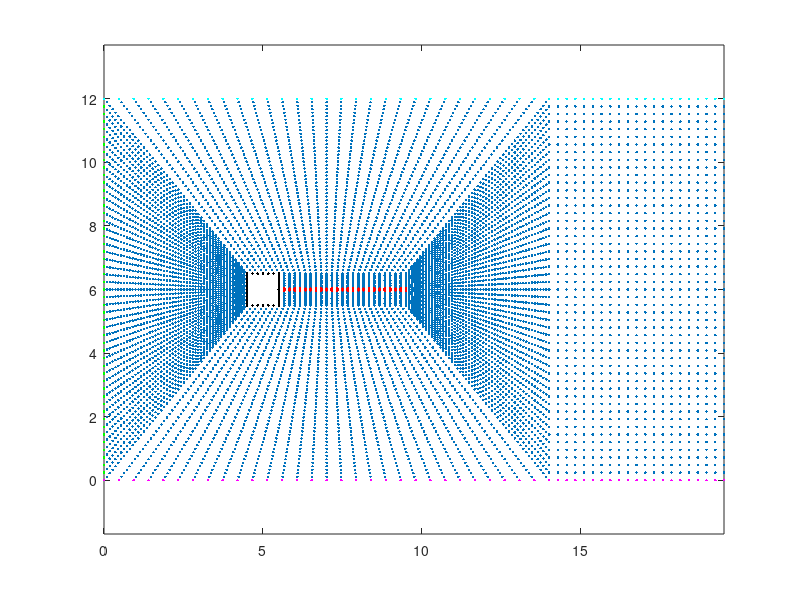
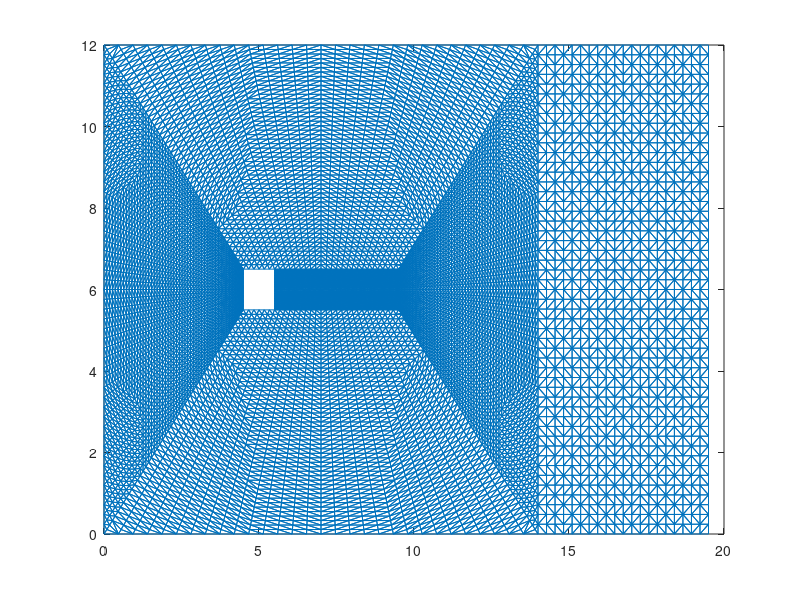

The MATLAB script that drew these images, in order:
clear all
% Total number of grid points in x and y direction
nx=51;
ny=51;

% Number of grid points for the bar
bnx=31; % This includes the obstacle
bny=3;

% Size of the domain
l=19.5;
h=12;

% Size of the obstacle
ol=1;
oh=ol;

% Size of the bar
bl=4;
bh=0.06;

% Size of the entrance
el=4.5;
enx=ny;

%%%%%%%%%%%%%%%%%%%%%%%%%%%
% Number of nodes on the obstacle should be an integer
onx = round((bnx-1)*ol/(ol+bl)) + 1;
bnx = (onx-1)*(1+bl/ol) + 1;

ny = round((ny-bny)/2)*2 + bny;

% Total number of nodes
nNo = (bnx-2)*enx*2 + (2*enx+nx-onx)*ny - 2*(bnx-onx);
% Node coordinates
X=zeros(nNo,2);

% Boundary nodes list
wall=zeros(2*(ny+onx-2),1);
inlet=zeros(ny-2,1);
top=zeros(nx,1);
bottom=zeros(nx,1);
bar=zeros((bnx-onx)*bny,1);

% Meshing the entrance
a=0;
b=0;
c=0;
for i=1:enx
   for j=2:ny-1
      a = a + 1;
      X(a,1) = (i-1)*el/(enx-1);
      X(a,2) = (j-1)/(ny-1)*(i-1)/(enx-1)*ol ...
             + (j-1)/(ny-1)*(enx-i)/(enx-1)*h...
             + (i-1)/(enx-1)*(h-ol)/2;
      if (i==1) 
        b = b + 1;
        inlet(b) = a;
      end
      if (i==enx)
        c = c+1;
        wall(c) = a;
      end
   end
end

% Meshing the region above and below the obstacle
% Entrance and wake length
wl = 2*el + ol + bl;
b=0;
for i=1:bnx
   for j=1:enx
      a = a + 1;
      X(a,1) = (i-1)/(bnx-1)*(j-1)/(enx-1)*(bl+ol) ...
             + (i-1)/(bnx-1)*(enx-j)/(enx-1)*wl ...
             + (j-1)/(enx-1)*el;
      X(a,2) = (j-1)/(enx-1)*(h-oh)/2;
      a = a + 1;
      X(a,1) = X(a-1,1);
      X(a,2) = h - X(a-1,2);
      if (j==1) 
        b = b + 1;
        top(b) = a;
        bottom(b) = a-1;
      end
      if (j==enx && i <= onx) 
        c = c + 2;
        wall(c-1:c) = [a-1 a];
      end
   end
end

% Meshing the region above and below the bar
d=0;
for i=1:bnx-onx+1
   for j=2:(ny-bny)/2
      a = a + 1;
      X(a,1) = (i-1)/(bnx-onx)*bl + el + ol;
      X(a,2) = (j-1)/(ny-bny)*(ol-bh) + (h-ol)/2;
      a = a + 1;
      X(a,1) = X(a-1,1);
      X(a,2) = h - X(a-1,2);
      if (i == 1) 
        c = c + 2;
        wall(c-1:c) = [a-1 a];
      end
   end
end

% Meshing the bar
for i=1:bnx-onx+1
   for j=1:bny
      a = a + 1;
      X(a,1) = (i-1)/(bnx-onx)*bl + el + ol;
      X(a,2) = (j-1)/(bny - 1)*bh + (h-bh)/2;
      d = d + 1;
      bar(d) = a;
      if (i == 1) 
        c = c + 1;
        wall(c) = a;
      end
   end
end

% Meshing the top and bottom part of the wake
for i=2:enx
   for j=2:(ny-bny)/2 + 1
      a = a + 1;
      X(a,1) = (i-1)*el/(enx-1) + el + ol + bl;
      X(a,2) = (j-1)/(ny-bny)*(enx-i)/(enx-1)*(ol-bh) ...
             + (j-1)/(ny-1)*(i-1)/(enx-1)*h...
             + (enx-i)/(enx-1)*(h-oh)/2;
      a = a + 1;
      X(a,1) = X(a-1,1);
      X(a,2) = h - X(a-1,2);
   end
end

% Meshing the wake
for i=2:enx
   for j=2:bny - 1
      a = a + 1;
      X(a,1) = (i-1)*el/(enx-1) + el + ol + bl;
      X(a,2) = (j-1)/(bny-1)*(enx-i)/(enx-1)*bh ...
             + (j-1)/(ny-1)*(i-1)/(enx-1)*h ...
             + (enx-i)/(enx-1)*(h-bh)/2 ...
             + (i-1)/(enx-1)*h/2*(ny-bny)/(ny-1);
   end
end

% Meshing the exit
c=b;
for i=2:nx-bnx+1
   for j=1:ny
      a = a + 1;
      X(a,1) = (i-1)/(nx-bnx)*(l-wl) + wl;
      X(a,2) = (j-1)/(ny-1)*h;
      if (j==1) 
        b = b + 1;
        bottom(b) = a;
      elseif(j==ny)
        c = c + 1;  
        top(b) = a;
      end
   end
end

% Constructing the connectivity array
IEN = delaunay(X(:,1),X(:,2));

% Removing elements inside the obstacle
tmp=zeros(nNo,1);
tmp(wall)=1;
rml=[];
for e=1:size(IEN,1)
  if (all(tmp(IEN(e,:))==1))
    rml = [rml; e];
  end
end
IEN(rml,:)=[];
nEl = size(IEN,1);

% Plotting the grid
figure(1)
plot(X(1:a,1),X(1:a,2),'.',X(bar,1),X(bar,2),'r.',...
     X(wall,1),X(wall,2),'k.',X(inlet,1),X(inlet,2),'g.',...
     X(top,1),X(top,2),'c.',X(bottom,1),X(bottom,2),'m.')
axis equal

figure(2)
triplot (IEN, X(:,1), X(:,2));


% Writing the results into the disk
fid=fopen('coordinate','W');
fprintf(fid,'%i\n',nNo);
for a=1:nNo
  fprintf(fid,'%.16f %.16f\n',X(a,1),X(a,2));
end
fclose(fid);
fid=fopen('connectivity','W');
fprintf(fid,'%i\n',nEl);
for e=1:nEl
  fprintf(fid,'%i %i %i\n',double(IEN(e,1)),double(IEN(e,2)),double(IEN(e,3)));
end
fclose(fid);
fid=fopen('wall','W');
fprintf(fid,'%i\n',length(wall));
for a=1:length(wall)
  fprintf(fid,'%i\n',double(wall(a)));
end
fclose(fid);
fid=fopen('top','W');
fprintf(fid,'%i\n',length(top));
for a=1:length(top)
  fprintf(fid,'%i\n',double(top(a)));
end
fclose(fid);
fid=fopen('bottom','W');
fprintf(fid,'%i\n',length(bottom));
for a=1:length(bottom)
  fprintf(fid,'%i\n',double(bottom(a)));
end
fclose(fid);
fid=fopen('bar','W');
fprintf(fid,'%i\n',length(bar));
for a=1:length(bar)
  fprintf(fid,'%i\n',double(bar(a)));
end
fclose(fid);
fid=fopen('inlet','W');
fprintf(fid,'%i\n',length(inlet));
for a=1:length(inlet)
  fprintf(fid,'%i\n',double(inlet(a)));
end
fclose(fid);

% Writting boundary connectivity files
fid0=fopen('wall.ebc','w');
fid1=fopen('inlet.ebc','w');
fid2=fopen('top.ebc','w');
fid3=fopen('bottom.ebc','w');

% Writing tag file that indicates location of solid domain (0 on fluid element; 1 on solid elements)
fid4=fopen('tag','w');

for e=1:nEl
    wNo=find(wall==IEN(e,1) | wall==IEN(e,2) | wall==IEN(e,3));
    if length(wNo)==2
        fprintf(fid0,'%d %d %d %d\n',e,3*e,wall(wNo));
    end
    wNo=find(inlet==IEN(e,1) | inlet==IEN(e,2) | inlet==IEN(e,3));
    if length(wNo)==2
        fprintf(fid1,'%d %d %d %d\n',e,3*e,inlet(wNo));
    end
    wNo=find(top==IEN(e,1) | top==IEN(e,2) | top==IEN(e,3));
    if length(wNo)==2
        fprintf(fid2,'%d %d %d %d\n',e,3*e,top(wNo));
    end
    wNo=find(bottom==IEN(e,1) | bottom==IEN(e,2) | bottom==IEN(e,3));
    if length(wNo)==2
        fprintf(fid3,'%d %d %d %d\n',e,3*e,bottom(wNo));
    end
    wNo=find(bar==IEN(e,1) | bar==IEN(e,2) | bar==IEN(e,3));
    if length(wNo)==3
        fprintf(fid4,'%d\n',1);
      else
        fprintf(fid4,'%d\n',0);
    end
end
fclose(fid0);
fclose(fid1);
fclose(fid2);
fclose(fid3);
fclose(fid4);
